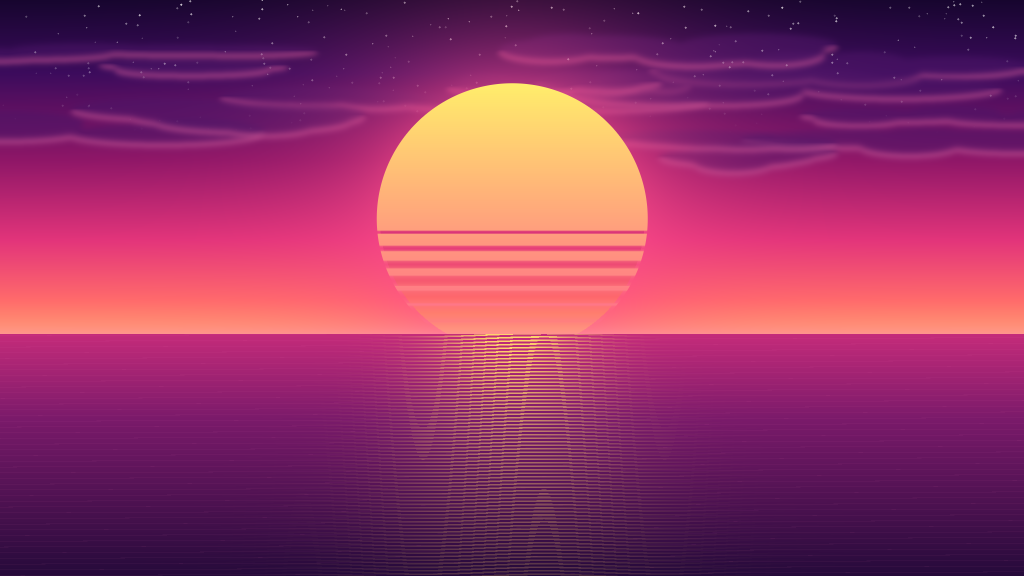
#> input picture unity/Assets/Dream/Resources/Dream/Drive/sky.png, 2048 x 1152 px, found by its file name (shown at 1/2 size)
$ python textures.py
#> lines starting #> are read from the running program, lines starting #| are printed output that depends on the picture
# Room textures: wood floor, rug, the night view out the window, the TV's late-night poker show, the laptop screen.
import numpy as np, cv2, os, math
out = "tex"; os.makedirs(out, exist_ok=True)
rng = np.random.default_rng(3)
def save(n, img): cv2.imwrite(os.path.join(out, n), cv2.cvtColor(np.clip(img * 255, 0, 255).astype(np.uint8), cv2.COLOR_RGB2BGR if img.shape[2] == 3 else cv2.COLOR_RGBA2BGRA))
def hexc(h): h = h.lstrip('#'); return np.array([int(h[i:i + 2], 16) / 255 for i in (0, 2, 4)], np.float32)

# wood planks, tileable 1024 (8 planks across), light grey-brown; tinted per room in the game
S = 1024; img = np.zeros((S, S, 3), np.float32); pw = S // 8
for i in range(8):
    base = hexc('#b08a64') * rng.uniform(0.82, 1.08)
    off = int(rng.integers(0, S)); seg = int(rng.integers(S // 3, S))
    yy, xx = np.mgrid[0:S, 0:pw].astype(np.float32)
    grain = 0.06 * np.sin((yy * 0.05 + np.sin(xx * 0.08 + i) * 2.5 + rng.uniform(0, 6))) + 0.04 * np.sin(yy * 0.31 + xx * 0.02)
    col = base[None, None, :] * (1 + grain[..., None])
    img[:, i * pw:(i + 1) * pw] = col
    img[:, i * pw:i * pw + 2] *= 0.55                               # gaps between planks
    for k in range(2):
        y = (off + k * seg) % S; img[max(0, y - 1):y + 1, i * pw:(i + 1) * pw] *= 0.6
img = cv2.GaussianBlur(img, (0, 0), 0.7); save("floor_wood.png", img)
#> in save, `def save(n, img): cv2.imwrite(os.path.join(out, n), cv2.cvtColor(np.cl..`:
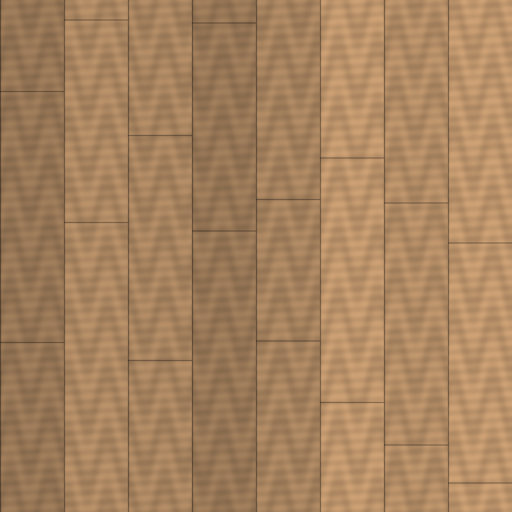
#> saved as floor_wood.png: shape (1024, 1024, 3) (shown at 1/2 size); mean B, G, R 94.7, 130.9, 167.1

# rug: a woven geometric pattern, neutral so the room can tint it
R = 512; yy, xx = np.mgrid[0:R, 0:R].astype(np.float32)
u, v = xx / R, yy / R
rug = np.ones((R, R, 3), np.float32) * hexc('#d8cfc0')
border = (np.minimum(np.minimum(u, 1 - u), np.minimum(v, 1 - v)) < 0.07)
rug[border] = hexc('#3b2f2a')
diamond = (np.abs((u - 0.5) * 2) + np.abs((v - 0.5) * 2)) % 0.25 < 0.05
rug[diamond & ~border] = hexc('#8a3b2f')
noise = rng.normal(0, 0.04, (R, R, 1)).astype(np.float32); rug *= (1 + noise)
save("rug.png", rug)
#> call 2 of save, with n = 'rug.png'
#> in save (call 2), `def save(n, img): cv2.imwrite(os.path.join(out, n), cv2.cvtColor(np.cl..`:
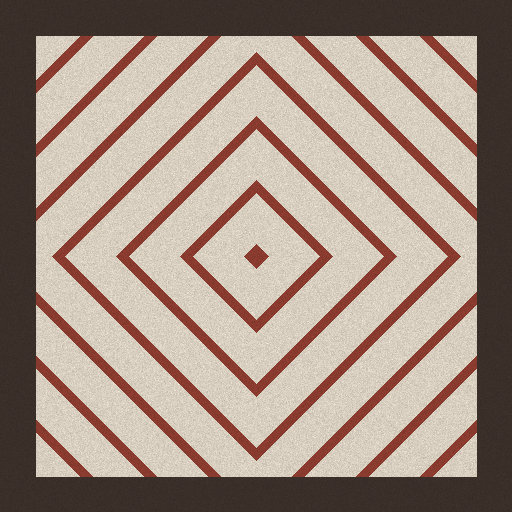
#> saved as rug.png: shape (512, 512, 3); mean B, G, R 131.1, 143.1, 163.3

# the window: our bay skyline at night (from the drive art), framed tighter
sky = cv2.imread("../drive/sky.png")[..., ::-1].astype(np.float32) / 255
city = cv2.imread("../drive/city.png", cv2.IMREAD_UNCHANGED).astype(np.float32) / 255
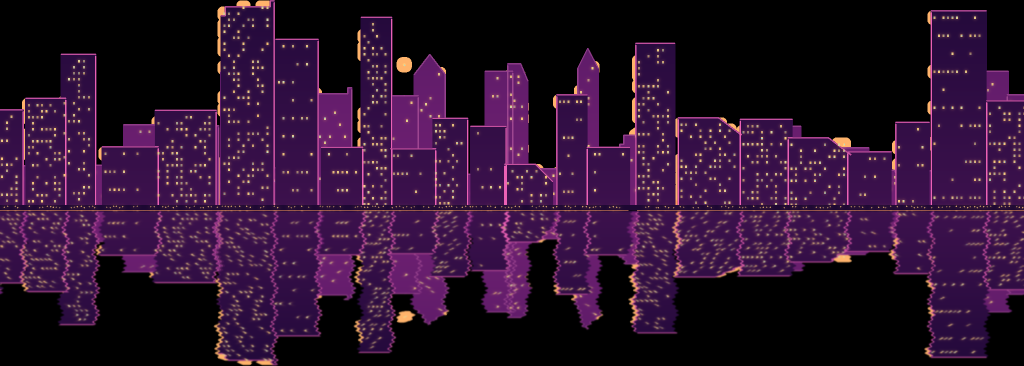
#> input picture unity/Assets/Dream/Resources/Dream/Drive/city.png, 2048 x 732 px, found by its file name (shown at 1/2 size)
city = np.concatenate([city[..., 2::-1], city[..., 3:4]], -1)
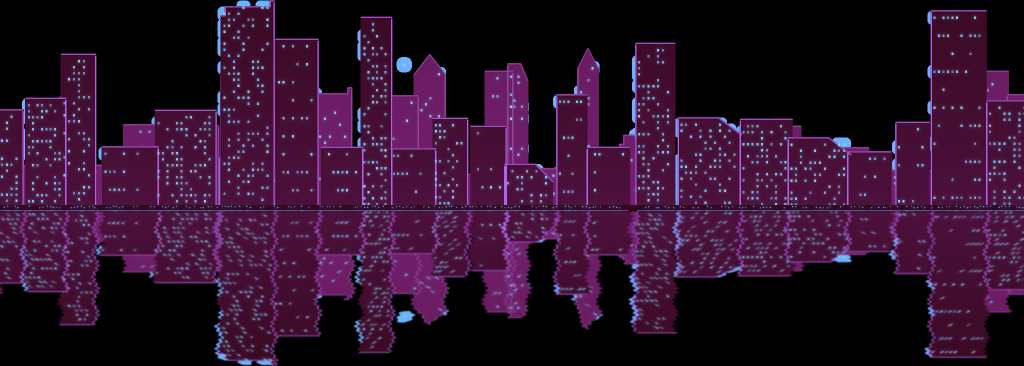
#> city: shape (732, 2048, 4) float32 (shown at 1/2 size); mean B, G, R, A 0.171, 0.0684, 0.183, 0.429
comp = sky.copy(); a = city[..., 3:4]; comp = comp * (1 - a) + city[..., :3] * a
#> after `a = city[..., 3:4]`:
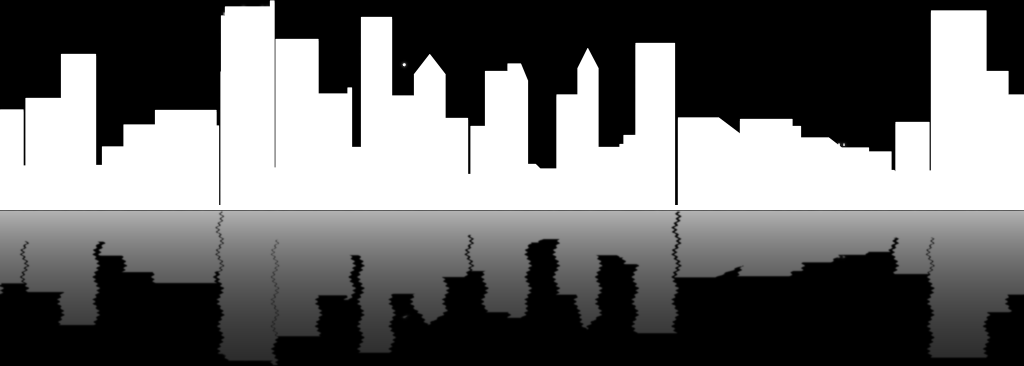
#> a: shape (732, 2048, 1) float32 (shown at 1/2 size); min 0, max 1, mean 0.43
#> (the run stopped early here; a loop or call above may not have finished)
